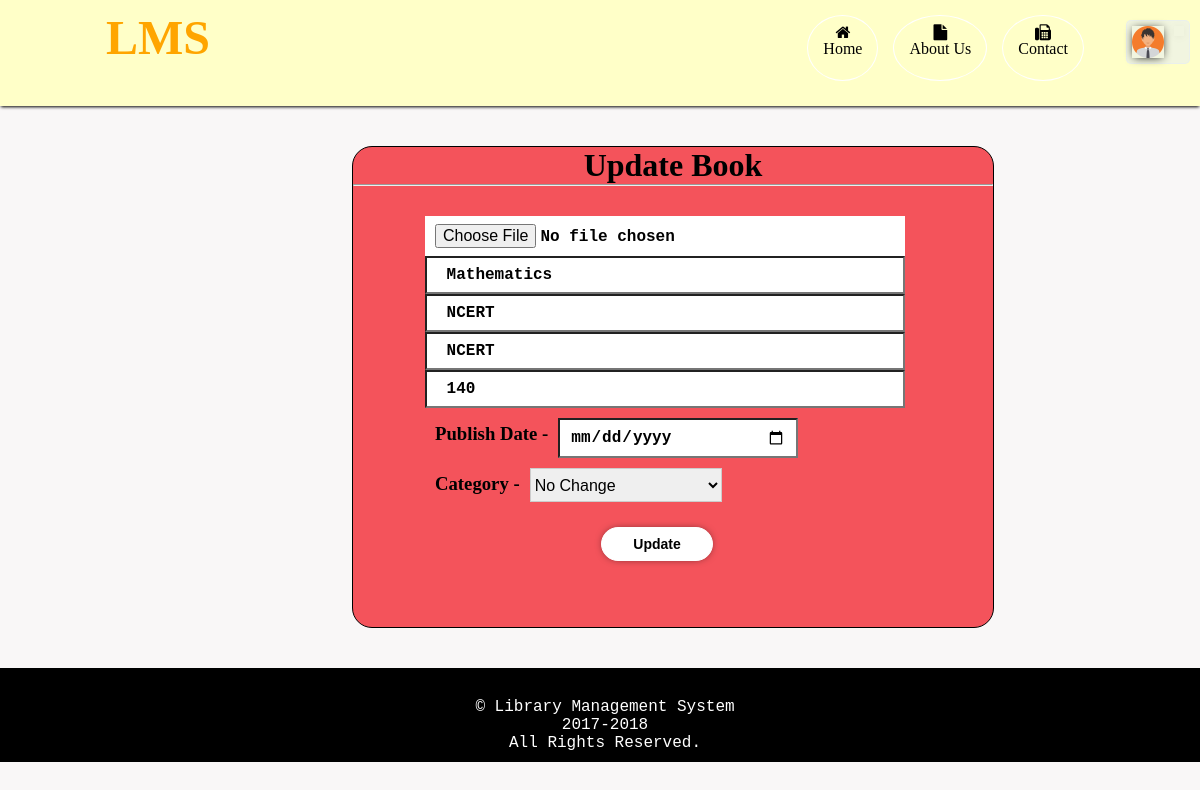
Page /books/book_update.php?book_id=53 (signed in) on the committed database.
### tables this page shows
CREATE TABLE `books` (
  `B_ID` int(255) NOT NULL,
  `BOOK_IMAGE` varchar(255) DEFAULT NULL,
  `TITLE` varchar(255) NOT NULL,
  `AUTHOR` varchar(255) NOT NULL,
  `PUBLISHER` varchar(255) DEFAULT NULL,
  `PRICE` int(11) DEFAULT NULL,
  `AVAILABLE` tinyint(1) NOT NULL DEFAULT '0',
  `DATE_PUBLISHED` date DEFAULT NULL,
  `CATEGORY` varchar(255) NOT NULL
);

### books/book_update.php (the view, shortened to what this page needs)
 <html>
      <head>
			 <link rel = "stylesheet" href = "/project\home\lms.css" type = "text/css"/>
			 <link rel = "stylesheet" href = "books.css" type = "text/css"/>
			 <link rel="stylesheet" href="https://cdnjs.cloudflare.com/ajax/libs/font-awesome/4.7.0/css/font-awesome.min.css"/>
		</head>
		<body>
		<?php
	if(isset ($_SESSION['userid']))
   {
	$ID = $_SESSION["userid"];
	$con = mysqli_connect("localhost","root","");
	mysqli_select_db($con,'lms');
      	$sql = "select * from members where M_ID ='$ID' ";
	$result = mysqli_query($con,$sql);
	$data = mysqli_fetch_array($result);
	   $pp = $data['propic'];
     ?>
      <div class="container">
				    <div id="myHeader" class="logo_header">
					    <div class="text"><a href="/project\home\index.php">LMS</a></div>
						<?php if(isset($_SESSION['userid']))
		{
			?>
	 <div class="header_profile_div">
	     <div class="img1"> <div class="img">   <?php if(!$pp == "") { ?>
	<img src="/project/profile/propics/<?php
	echo "".$data['propic'].""; ?>"  width="100%"height="auto" />  <?php } ?>
	</div></div>  <div class="Uname"><?php echo "".$data['FNAME']." ".$data['LNAME']." "; ?></div>
	    </div>
		<?php }?>
						    <a href="/project\contactus\index.php"><div class="button"><i class="fa fa-fax"></i> <br/>Contact</div>
        <a href="/project\aboutus\index.php"><div class="button"><i class="fa fa-file"></i> <br/>About Us</div>
    <a href="/project\home\index.php"><div class="button"><i class="fa fa-home"></i> <br/>Home</div></a></div>
   <?php
				 if(isset($_GET['book_id']))
				 {
					 $B_ID = $_GET['book_id'];
					 $sql="SELECT * FROM books WHERE B_ID='$B_ID' ";
					 $result = mysqli_query($con,$sql);
					 $b_data = mysqli_fetch_assoc($result);
         ?>
	  <div class="new_book_box">
		  <h1 class="text-center">Update Book</h1> <hr/>
		  <div class="add_new_book_wrapper">
		  <form method="post" action="book_update_logic.php?book_id=<?php echo "$B_ID"; ?>" enctype="multipart/form-data">
<input type="file" name="Image"  />
<input type="text" name="Title" id="capitalize"  placeholder="Title"  value="<?php echo" ".$b_data['TITLE']." "; ?>"  required  />
<input type="text" name="Author"   required  placeholder="Author"  value="<?php echo" ".$b_data['AUTHOR']." "; ?>"/>
<input type="text" name="Publisher"   required placeholder="Publisher" value="<?php echo" ".$b_data['PUBLISHER']." "; ?>"/>
<input type="text" name="Price"   required  placeholder="Price" value="<?php echo" ".$b_data['PRICE']." "; ?>"/>
    <div class="date"><h3 class="float-left middle">Publish Date -  </h3><input type="date" name="Publish_Date" required  value="<?php echo" ".$b_data['DATE_PUBLISHED']." "; ?>"  /></div>
    <div class="date"><h3 class="float-left middle">Category -  </h3><div class="styled-select slate">
  <select name="Category" required >
   <option value=" <?php echo" ".$b_data['CATEGORY']." "; ?>"">No Change</option>
   <option value="Novel">Novel</option></select>
   </div></div>
 <div class="b_button">
<input type="submit" name="submit" value="Update"/>
</div>
</form>
			 </div>  </div>
			<?php
            }
             ?>
    <div class="footer text-center"> © Library Management System <br> 2017-2018 <br> All Rights Reserved.</div>
	   </div>
		<?php
        }
          ?>
		</body>
		</html>

### home/lms.css (style rules this page uses)
* { margin:0px; padding:0px; }
body { background-color:#f9f7f7; height:auto; max-height:auto; width:auto; border:0px solid; overflow:auto; min-height:100%; }
.container { background-color:transparent; margin:0px; padding:0px; height:100%; max-height:auto; border:0px solid yellow; width:auto; height:auto; }
.logo_header { width:auto; max-width:100%; max-height:15%; background-color:rgb(255,255,200); border:none; height:12%; padding:10px 10px 0px 10px; box-shadow:0px 2px 3px -1px; position:sticky; top:0; z-index:1; }
.logo_header .button { width:auto; max-width:5em; height:3em; border:1px solid white; background-color:transparent; text-align:center; float:right; display:block; padding:8px 15px;; margin:5px; margin-right:10px; border-radius:100%; color:black; }
.logo_header .text { font-family:Serif; font-size:3em; float:left; margin-left:2em; font-weight:bold; color:orange; }
a { text-decoration:none; color:inherit; }
.footer { width:auto; min-height:1em; height:auto; background-color:black; color:white; font-family:Courier New; font-size:16px; padding: 30px 10px 10px 20px; clear:both; bottom:0; left:0; right:0; position:relative; }
.text-center { text-align:center; }
.float-left { float:left; }
.header_profile_div { height:2em; width:auto; border:1px solid rgb(227, 235, 247,0.5); margin:10px 0px 0px 2em ; padding:5px; position:relative; float:right; border-radius:5px; cursor:pointer; background-color:rgb(227, 235, 247,0.5); }
.header_profile_div .img { margin:0px; padding:0px; width:2em; height:2em; background-image:url('/project/profile/p_logo.png'); position:absolute; background-repeat:no-repeat; background-size:100%; position:relative; display:block; overflow:hidden; }
.header_profile_div .img1 { margin:0px; padding:0px; width:2em; height:2em; border:0px solid; box-shadow:0px 1px 10px -2px; background-repeat:no-repeat; background-size:100%; border-radius:none; overflow:hidden; position:relative; float:left; }
.header_profile_div .Uname { float:left; position:relative; border:0px solid; margin:0px 0px 0px 10px ; padding:5px; box-shadow:0px 1px 10px -4px; }

### books/books.css (style rules this page uses)
input[type=text],[type=file],[type=number],[type=date] { width:100%; height:auto; border-radius:0px; padding:8px 10px; background:white; outline:none; font-family: courier new; font-size:16px; font-weight:bold; transition:1s; }
.styled-select.slate select { border: 1px solid #ccc; font-size: 16px; height: 34px; width: 12em; cursor:pointer; outline:none; }
input[type=submit] { width:8em; text-align:center; padding:8px 15px; border-radius:50px; outline:none; font-weight:bold; box-shadow:0px 1px 10px -5px; background-color:white; border:1px solid white; cursor:pointer; font-size:14px; box-shadow:0px 0px 10px -4px; transition:1s; }
.new_book_box { width:40em; height:auto; border:1px solid; margin:40px 0px 40px 22em ; overflow:auto; background-color:rgb(244, 66, 75,0.9); border-radius:20px; }
.new_book_box .add_new_book_wrapper { width:30em; height:auto; border:0px solid blue; margin:30px 0px 30px 4.5em; padding-bottom:1em; }
input[type=date] { width:15em; height:auto; border-radius:0px; padding:8px 10px; background:white; outline:none; font-family: courier new; font-size:16px; font-weight:bold; transition:1s; }
.add_new_book_wrapper .date { margin:10px; }
.add_new_book_wrapper .date .middle { margin-top:5px; margin-right:10px; }
.add_new_book_wrapper .b_button { margin:25px 0px 20px 11em ; border:0px solid; width:auto; }

### rows in the picture
books: Title "Mathematics", Author "NCERT", Publisher "NCERT", Price "140"
